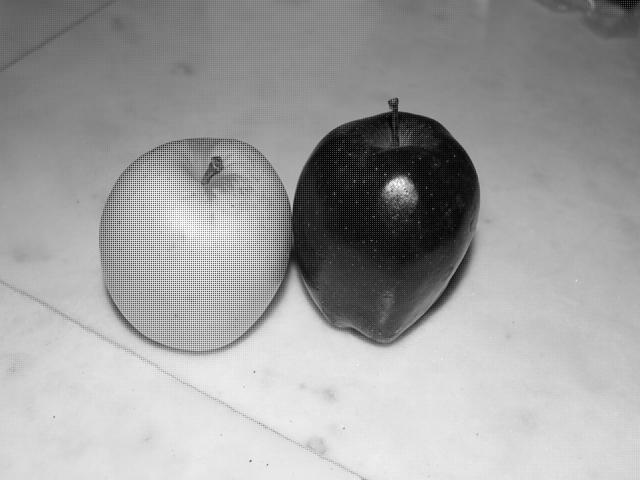
%> input picture bd/RGGB/Frutas01r_rggb.jpg, 640 x 480 px
$ octave Ejemplo012.m   (GNU Octave 9; MATLAB toolbox functions it lacks are replaced by stand-ins)
%> lines starting %> are read from the running program, lines starting %| are printed output that depends on the picture
clc;
close all;
clear;

if ispc
    file_img = 'C:\Users\ibarr\Dropbox\DICIS\Materias\ComputacionFlexible\Codigo\CF\bd\RGGB\Frutas01r_rggb.jpg';
else
    file_img = '/Users/ibarram/Library/CloudStorage/Dropbox/DICIS/Materias/ComputacionFlexible/Codigo/CF/bd/RGGB/Frutas01r_rggb.jpg';
end
img_RGGB = imread(file_img, 'JPEG');
%> img_RGGB is the input picture: size 480x640 uint8; min 0, max 255, mean 159.1
[lv, lu] = size(img_RGGB);
%> lv = 480; lu = 640

%% Proximos vecinos
% Color rojo
img_R = zeros(lv, lu, 'uint8');
% Pixel rojo
img_R(1:2:lv, 1:2:lu) = img_RGGB(1:2:lv, 1:2:lu);
% Vecino de la derecha
img_R(1:2:lv, 2:2:lu) = img_RGGB(1:2:lv, 1:2:lu);
% Vecino inferior
img_R(2:2:lv, 1:2:lu) = img_RGGB(1:2:lv, 1:2:lu);
% Vecino de la diagonal
img_R(2:2:lv, 2:2:lu) = img_RGGB(1:2:lv, 1:2:lu);

% Color azul
img_B = zeros(lv, lu, 'uint8');
% Pixel azul
img_B(2:2:lv, 2:2:lu) = img_RGGB(2:2:lv, 2:2:lu);
% Vecino de la izquierda
img_B(2:2:lv, 1:2:lu) = img_RGGB(2:2:lv, 2:2:lu);
% Vecino superior
img_B(1:2:lv, 2:2:lu) = img_RGGB(2:2:lv, 2:2:lu);
% Vecino en diagonal
img_B(1:2:lv, 1:2:lu) = img_RGGB(2:2:lv, 2:2:lu);

% Color Verde
img_G = zeros(lv, lu, 'uint8');
% Pixel verde superior
img_G(1:2:lv, 2:2:lu) = img_RGGB(1:2:lv, 2:2:lu);
% Pixel  de la izquierda
img_G(1:2:lv, 1:2:lu) = img_RGGB(1:2:lv, 2:2:lu);
% Pixel verde inferior
img_G(2:2:lv, 1:2:lu) = img_RGGB(2:2:lv, 1:2:lu);
% Pixel de la derecha
img_G(2:2:lv, 2:2:lu) = img_RGGB(2:2:lv, 1:2:lu);

img_RGB = zeros(lv, lu, 3, 'uint8');
img_RGB(:,:,1) = img_R;
img_RGB(:,:,2) = img_G;
img_RGB(:,:,3) = img_B;

%% Lineal
% Color rojo
img_R = img_RGGB(1:2:lv, 1:2:lu);
% Color verde
img_G1 = double(img_RGGB(1:2:lv, 2:2:lu));
img_G2 = double(img_RGGB(2:2:lv, 1:2:lu));
img_G = uint8((img_G1+img_G2)/2);
% Color azul
img_B = img_RGGB(2:2:lv, 2:2:lu);

img_RGB2 = zeros(lv/2, lu/2, 3, 'uint8');
img_RGB2(:,:,1) = img_R;
img_RGB2(:,:,2) = img_G;
img_RGB2(:,:,3) = img_B;

%% Bilineal
img_R = zeros(lv, lu, 'double');
img_G = zeros(lv, lu, 'double');
img_B = zeros(lv, lu, 'double');

% Color rojo
img_R(1:2:lv, 1:2:lu) = double(img_RGGB(1:2:lv, 1:2:lu));
img_R(1:2:lv, 2:2:(lu-2)) = (img_R(1:2:lv, 1:2:(lu-2))+img_R(1:2:lv, 3:2:lu))/2;
img_R(2:2:(lv-2), 1:lu) = (img_R(1:2:(lv-2), 1:lu)+img_R(3:2:lv, 1:lu))/2;

% Color verde
img_G(1:2:lv, 2:2:lu) = double(img_RGGB(1:2:lv, 2:2:lu));
img_G(2:2:lv, 1:2:lu) = double(img_RGGB(2:2:lv, 1:2:lu));
img_G(1:2:lv, 3:2:lu) = (img_G(1:2:lv, 2:2:(lu-1))+img_G(1:2:lv, 4:2:lu))/2;
img_G(2:2:lv, 2:2:(lu-2)) = (img_G(2:2:lv, 1:2:(lu-2))+img_G(2:2:lv, 3:2:lu))/2;

% Color azul
img_B(2:2:lv, 2:2:lu) = double(img_RGGB(2:2:lv, 2:2:lu));
img_B(2:2:lv, 3:2:lu) = (img_B(2:2:lv, 2:2:(lu-1))+img_B(2:2:lv, 4:2:lu))/2;
img_B(3:2:lv, 1:lu) = (img_B(2:2:(lv-1), 1:lu)+img_B(4:2:lv, 1:lu))/2;

img_RGB3 = zeros(lv, lu, 3, 'uint8');
img_RGB3(:,:,1) = uint8(img_R);
img_RGB3(:,:,2) = uint8(img_G);
img_RGB3(:,:,3) = uint8(img_B);

%% Bicubico
imgRGGBd = double(img_RGGB);
imgRGB1 = zeros(lv, lu);
imgRGB1(:,4:end-3)=(-imgRGGBd(:,1:end-6)+9*imgRGGBd(:,3:end-4)+9*imgRGGBd(:,5:end-2)-imgRGGBd(:,7:end))/16;

img_R = zeros(lv, lu, 'double');
img_G = zeros(lv, lu, 'double');
img_B = zeros(lv, lu, 'double');

img_R(1:2:lv, 1:2:lu) = imgRGGBd(1:2:lv, 1:2:lu);
img_R(1:2:lv, 2:2:lu) = imgRGB1(1:2:lv, 2:2:lu);
img_G(1:2:lv, 2:2:lu) = imgRGGBd(1:2:lv, 2:2:lu);
img_G(2:2:lv, 1:2:lu) = imgRGGBd(2:2:lv, 1:2:lu);
img_G(1:2:lv, 1:2:lu) = imgRGB1(1:2:lv, 1:2:lu);
img_G(2:2:lv, 2:2:lu) = imgRGB1(2:2:lv, 2:2:lu);
img_B(2:2:lv, 2:2:lu) = imgRGGBd(2:2:lv, 2:2:lu);
img_B(2:2:lv, 1:2:lu) = imgRGB1(2:2:lv, 1:2:lu);

imgRGB2 = zeros(lv, lu);
imgRGB3 = zeros(lv, lu);
imgRGB2(1:2:lv,:) = img_R(1:2:lv,:);
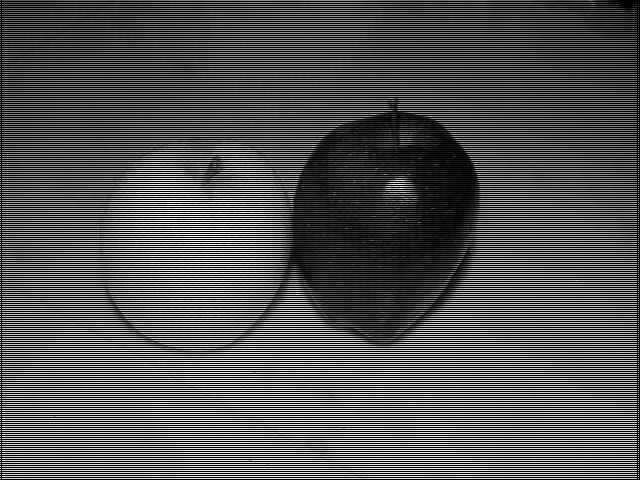
%> imgRGB2: size 480x640 double; min -1.12, max 256.6, mean 82.8; drawn with min black and max white
imgRGB2(2:2:lv,:) = img_B(2:2:lv,:);
imgRGB3(4:end-3,:)=(-imgRGB2(1:end-6,:)+9*imgRGB2(3:end-4,:)+9*imgRGB2(5:end-2,:)-imgRGB2(7:end,:))/16;
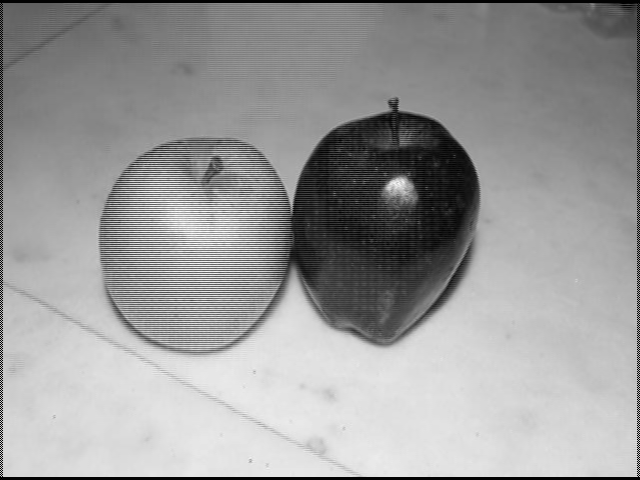
%> imgRGB3: size 480x640 double; min -2.56, max 256.9, mean 155; drawn with min black and max white

img_R(2:2:lv,:) = imgRGB3(2:2:lv,:);
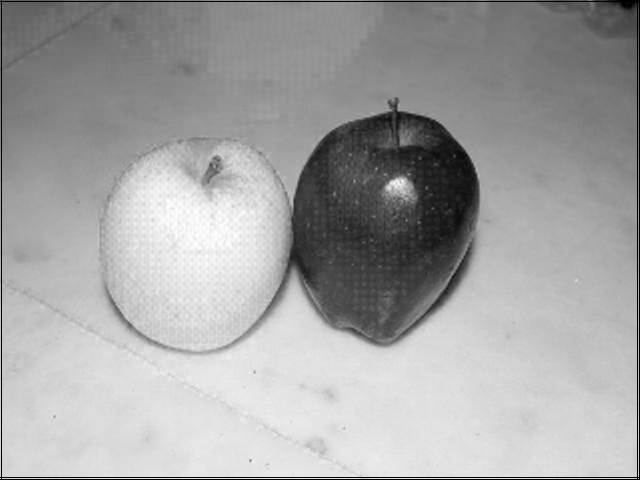
%> img_R: size 480x640 double; min -1.74, max 256.9, mean 164.5; drawn with min black and max white
img_B(1:2:lv,:) = imgRGB3(1:2:lv,:);
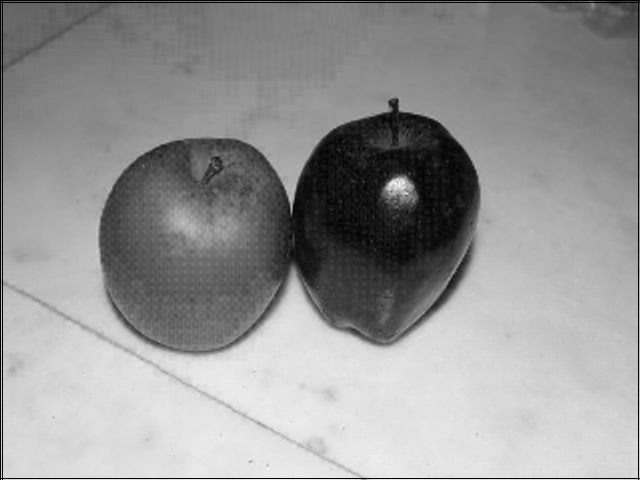
%> img_B: size 480x640 double; min -5.06, max 255, mean 147.6; drawn with min black and max white

img_RGB4 = zeros(lv, lu, 3, 'uint8');
img_RGB4(:,:,1) = uint8(img_R);
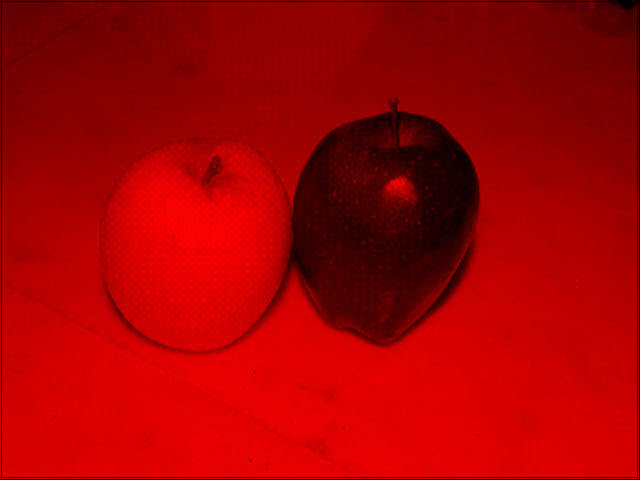
%> img_RGB4: size 480x640x3 uint8; mean R, G, B 164.5, 0, 0
img_RGB4(:,:,2) = uint8(img_G);
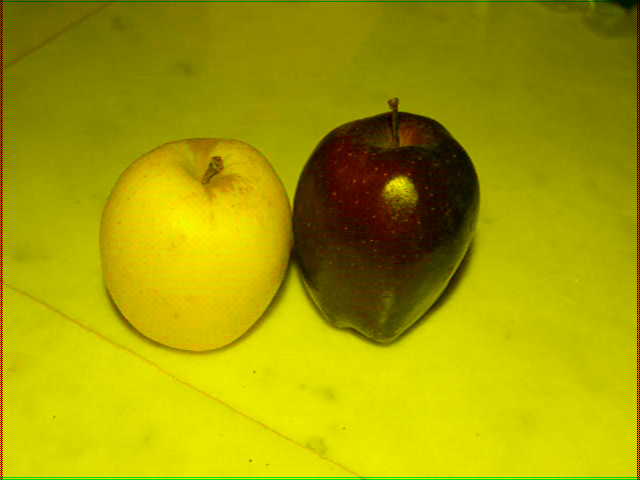
%> img_RGB4: size 480x640x3 uint8; mean R, G, B 164.5, 159.6, 0
img_RGB4(:,:,3) = uint8(img_B);
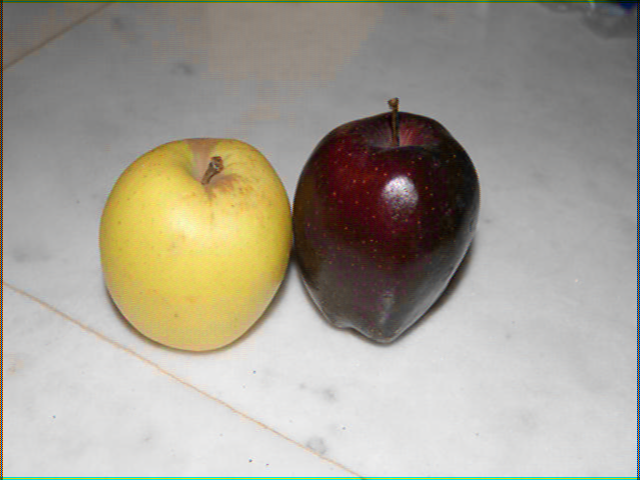
%> img_RGB4: size 480x640x3 uint8; mean R, G, B 164.5, 159.6, 147.6

%% Grafica de imagenes
figure(1);
imshow(img_RGGB);

figure(2);
imshow(img_RGB);

figure(3);
imshow(img_RGB2);

figure(4);
imshow(img_RGB3);

figure(4);
imshow(img_RGB4);

$ run again, with bd/RGGB/Frutas02r_rggb.jpg copied over bd/RGGB/Frutas01r_rggb.jpg
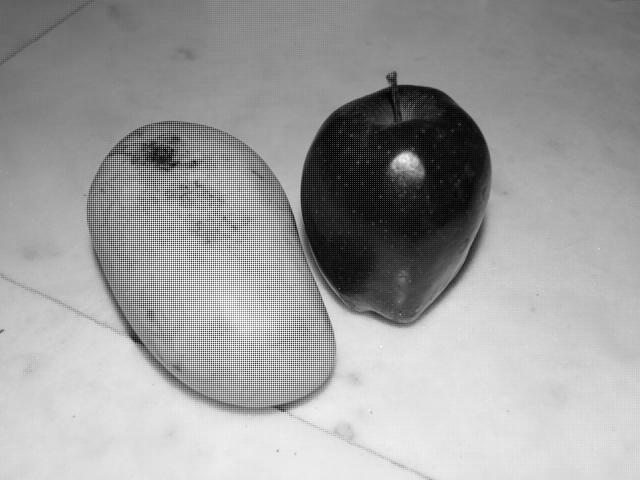
%> input picture bd/RGGB/Frutas02r_rggb.jpg, 640 x 480 px
%> img_RGGB is the input picture: size 480x640 uint8; min 0, max 255, mean 157.6
%> `imgRGB2(1:2:lv,:) = img_R(1:2:lv,:);`:
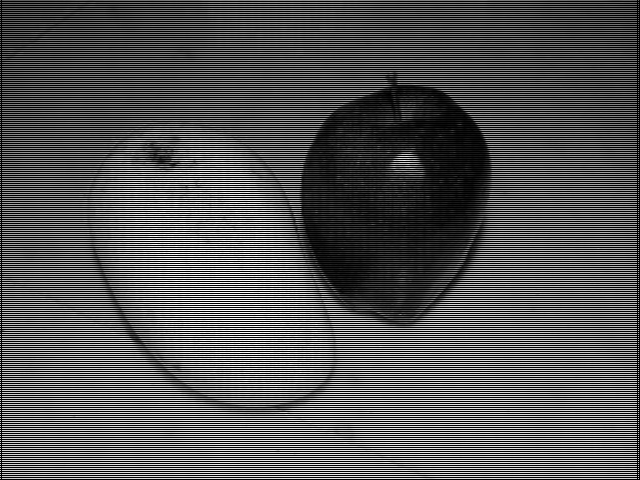
%> imgRGB2: size 480x640 double; min 0, max 256.5, mean 84.9; drawn with min black and max white
%> `img_RGB4(:,:,3) = uint8(img_B);`:
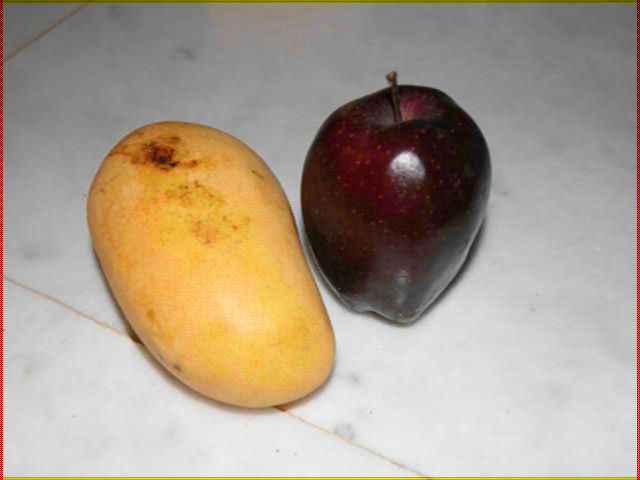
%> img_RGB4: size 480x640x3 uint8; mean R, G, B 168.7, 157.6, 141.4

$ run again, with bd/RGGB/Frutas03r_rggb.jpg copied over bd/RGGB/Frutas01r_rggb.jpg
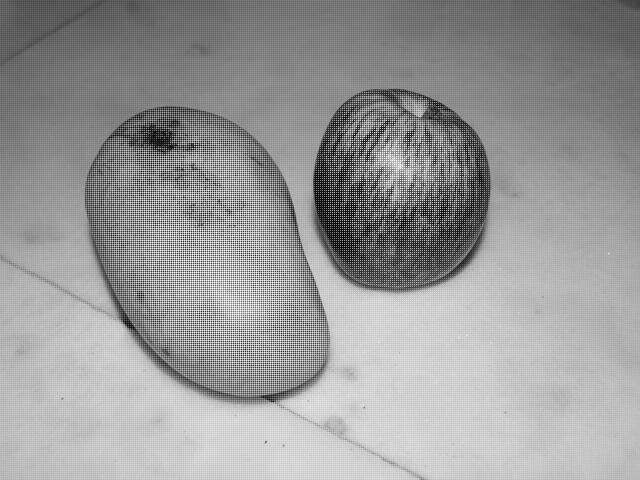
%> input picture bd/RGGB/Frutas03r_rggb.jpg, 640 x 480 px
%> img_RGGB is the input picture: size 480x640 uint8; min 0, max 255, mean 153.1
%> `imgRGB2(1:2:lv,:) = img_R(1:2:lv,:);`:
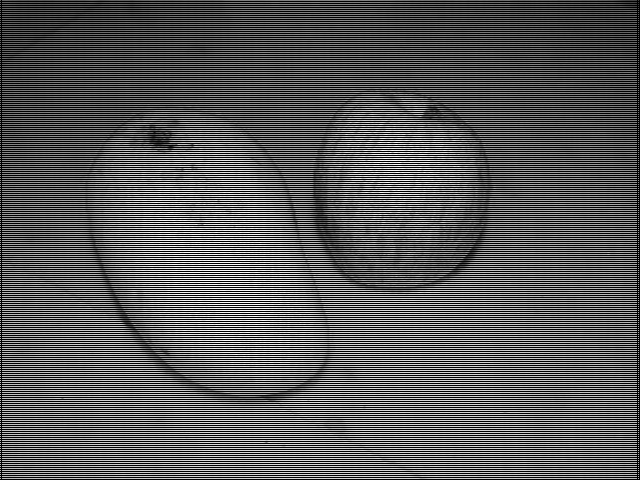
%> imgRGB2: size 480x640 double; min 0, max 258, mean 89.8; drawn with min black and max white
%> `img_RGB4(:,:,3) = uint8(img_B);`:
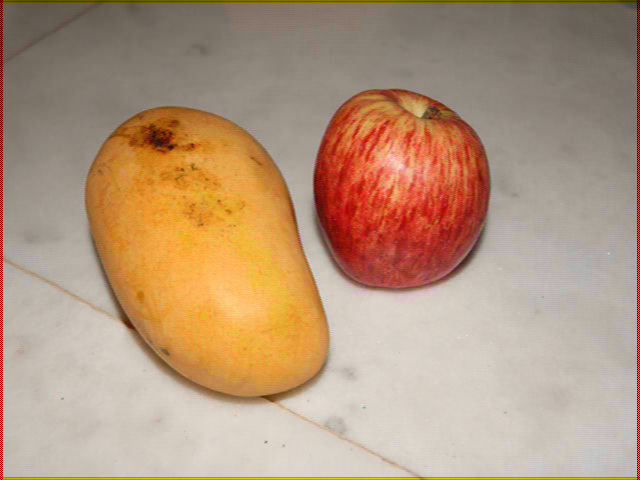
%> img_RGB4: size 480x640x3 uint8; mean R, G, B 178.6, 151.2, 126.6

$ run again, with bd/RGGB/Frutas04r_rggb.jpg copied over bd/RGGB/Frutas01r_rggb.jpg
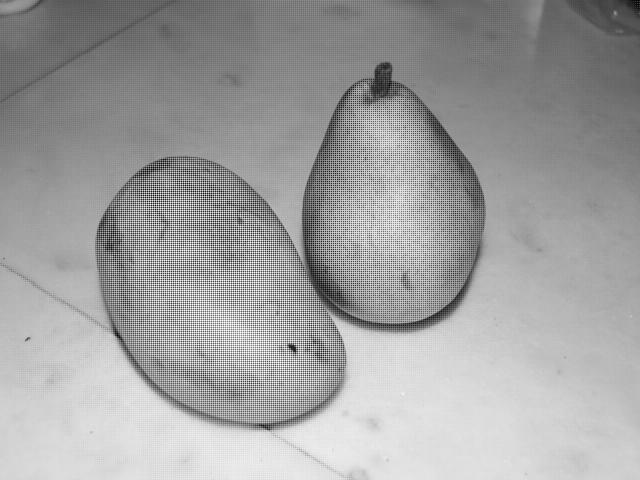
%> input picture bd/RGGB/Frutas04r_rggb.jpg, 640 x 480 px
%> img_RGGB is the input picture: size 480x640 uint8; min 0, max 255, mean 159.9
%> `img_RGB4(:,:,3) = uint8(img_B);`:
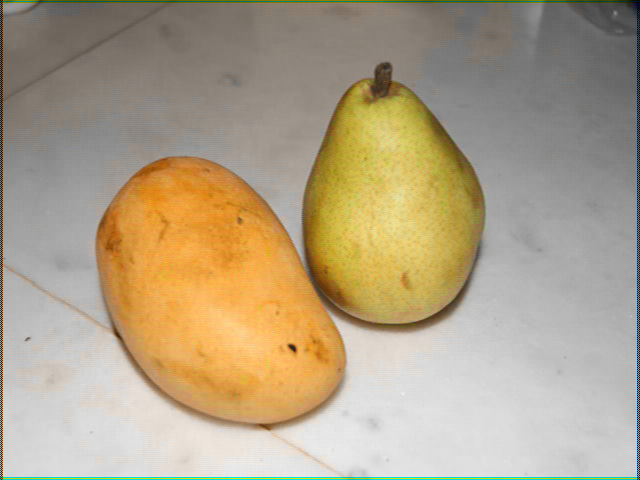
%> img_RGB4: size 480x640x3 uint8; mean R, G, B 176.2, 161.7, 135.2
